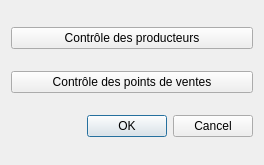
<?xml version="1.0" encoding="UTF-8"?>
<ui version="4.0">
 <class>controleurs</class>
 <widget class="QDialog" name="controleurs">
  <property name="geometry">
   <rect>
    <x>0</x>
    <y>0</y>
    <width>264</width>
    <height>165</height>
   </rect>
  </property>
  <property name="windowTitle">
   <string>Dialog</string>
  </property>
  <layout class="QVBoxLayout" name="verticalLayout">
   <item>
    <widget class="QPushButton" name="pushButton_ctrlProducteur">
     <property name="text">
      <string>Contrôle des producteurs</string>
     </property>
    </widget>
   </item>
   <item>
    <widget class="QPushButton" name="pushButton_ctrlPointVente">
     <property name="text">
      <string>Contrôle des points de ventes</string>
     </property>
    </widget>
   </item>
   <item>
    <widget class="QDialogButtonBox" name="buttonBox">
     <property name="orientation">
      <enum>Qt::Horizontal</enum>
     </property>
     <property name="standardButtons">
      <set>QDialogButtonBox::Cancel|QDialogButtonBox::Ok</set>
     </property>
    </widget>
   </item>
  </layout>
 </widget>
 <resources/>
 <connections>
  <connection>
   <sender>buttonBox</sender>
   <signal>accepted()</signal>
   <receiver>controleurs</receiver>
   <slot>accept()</slot>
   <hints>
    <hint type="sourcelabel">
     <x>248</x>
     <y>254</y>
    </hint>
    <hint type="destinationlabel">
     <x>157</x>
     <y>274</y>
    </hint>
   </hints>
  </connection>
  <connection>
   <sender>buttonBox</sender>
   <signal>rejected()</signal>
   <receiver>controleurs</receiver>
   <slot>reject()</slot>
   <hints>
    <hint type="sourcelabel">
     <x>316</x>
     <y>260</y>
    </hint>
    <hint type="destinationlabel">
     <x>286</x>
     <y>274</y>
    </hint>
   </hints>
  </connection>
 </connections>
</ui>
